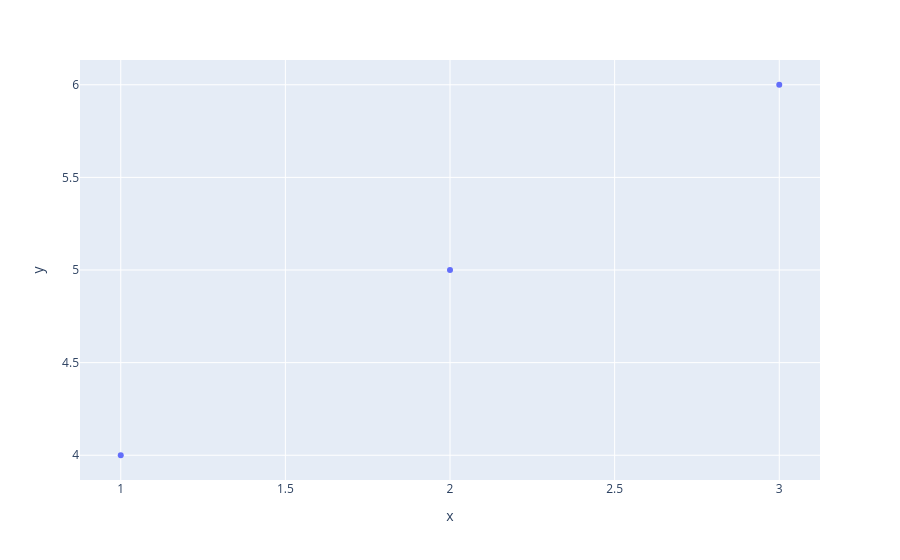

Here is the notebook cell this chart was saved with:
### Code cell
# This code creates a simple interactive scatter plot using Plotly Express. 
# Each point represents an (x,y)
# (x,y) pair, and fig.show() displays the chart in the notebook.

import plotly.express as px

fig = px.scatter(x=[1,2,3], y=[4,5,6])
fig.show()

### Figure 1 — Plotly figure (JSON) as saved in the notebook; plotly's stock layout.template omitted (floating-point values rounded to 4 significant figures)
{"data": [{"hovertemplate": "x=%{x}<br>y=%{y}<extra></extra>", "legendgroup": "", "marker": {"color": "#636efa", "symbol": "circle"}, "mode": "markers", "name": "", "orientation": "v", "showlegend": false, "type": "scatter", "x": [1, 2, 3], "xaxis": "x", "y": [4, 5, 6], "yaxis": "y"}], "layout": {"legend": {"tracegroupgap": 0}, "margin": {"t": 60}, "xaxis": {"anchor": "y", "domain": [0, 1], "title": {"text": "x"}}, "yaxis": {"anchor": "x", "domain": [0, 1], "title": {"text": "y"}}}}
